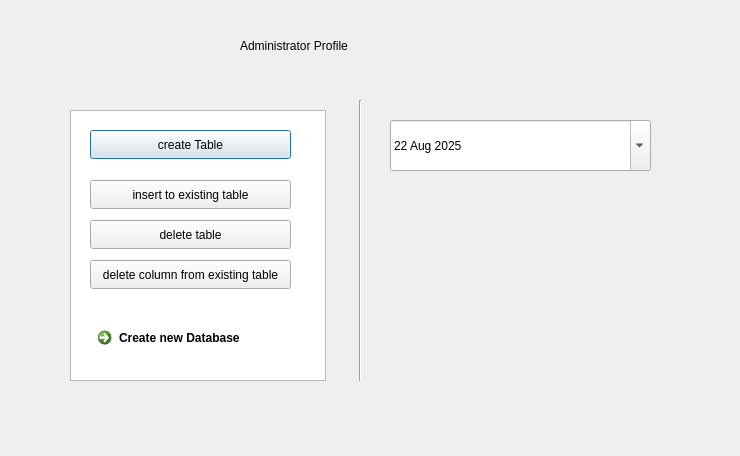
<?xml version="1.0" encoding="UTF-8"?>
<ui version="4.0">
 <class>Admin_Profile_Dialog</class>
 <widget class="QDialog" name="Admin_Profile_Dialog">
  <property name="geometry">
   <rect>
    <x>0</x>
    <y>0</y>
    <width>740</width>
    <height>456</height>
   </rect>
  </property>
  <property name="windowTitle">
   <string>Dialog</string>
  </property>
  <widget class="QLabel" name="label">
   <property name="geometry">
    <rect>
     <x>240</x>
     <y>30</y>
     <width>191</width>
     <height>31</height>
    </rect>
   </property>
   <property name="styleSheet">
    <string notr="true">font: 300 italic 16pt &quot;Segoe UI&quot;;
color: rgb(0, 0, 0);</string>
   </property>
   <property name="text">
    <string>Administrator Profile</string>
   </property>
  </widget>
  <widget class="QWidget" name="widget_parent_admin_profile" native="true">
   <property name="geometry">
    <rect>
     <x>40</x>
     <y>90</y>
     <width>641</width>
     <height>321</height>
    </rect>
   </property>
   <widget class="QListView" name="listView_admin_profile">
    <property name="geometry">
     <rect>
      <x>30</x>
      <y>20</y>
      <width>256</width>
      <height>271</height>
     </rect>
    </property>
   </widget>
   <widget class="QDateEdit" name="dateEdit_admin_profile">
    <property name="geometry">
     <rect>
      <x>350</x>
      <y>30</y>
      <width>261</width>
      <height>51</height>
     </rect>
    </property>
    <property name="autoFillBackground">
     <bool>false</bool>
    </property>
    <property name="showGroupSeparator" stdset="0">
     <bool>true</bool>
    </property>
    <property name="calendarPopup">
     <bool>true</bool>
    </property>
    <property name="date">
     <date>
      <year>2025</year>
      <month>8</month>
      <day>22</day>
     </date>
    </property>
   </widget>
   <widget class="Line" name="line">
    <property name="geometry">
     <rect>
      <x>310</x>
      <y>10</y>
      <width>20</width>
      <height>281</height>
     </rect>
    </property>
    <property name="orientation">
     <enum>Qt::Orientation::Vertical</enum>
    </property>
   </widget>
   <widget class="QPushButton" name="pushButton_create_table">
    <property name="geometry">
     <rect>
      <x>50</x>
      <y>40</y>
      <width>201</width>
      <height>29</height>
     </rect>
    </property>
    <property name="text">
     <string>create Table</string>
    </property>
   </widget>
   <widget class="QPushButton" name="pushButton_insert_into_existing_table">
    <property name="geometry">
     <rect>
      <x>50</x>
      <y>90</y>
      <width>201</width>
      <height>29</height>
     </rect>
    </property>
    <property name="text">
     <string>insert to existing table</string>
    </property>
   </widget>
   <widget class="QPushButton" name="pushButton_delete_table">
    <property name="geometry">
     <rect>
      <x>50</x>
      <y>130</y>
      <width>201</width>
      <height>29</height>
     </rect>
    </property>
    <property name="text">
     <string>delete table</string>
    </property>
   </widget>
   <widget class="QPushButton" name="pushButton_delete_column_from_existing_table">
    <property name="geometry">
     <rect>
      <x>50</x>
      <y>170</y>
      <width>201</width>
      <height>29</height>
     </rect>
    </property>
    <property name="text">
     <string>delete column from existing table</string>
    </property>
   </widget>
   <widget class="QCommandLinkButton" name="commandLinkButton_create_database">
    <property name="geometry">
     <rect>
      <x>50</x>
      <y>230</y>
      <width>201</width>
      <height>41</height>
     </rect>
    </property>
    <property name="text">
     <string>Create new Database</string>
    </property>
   </widget>
  </widget>
 </widget>
 <resources/>
 <connections/>
</ui>
